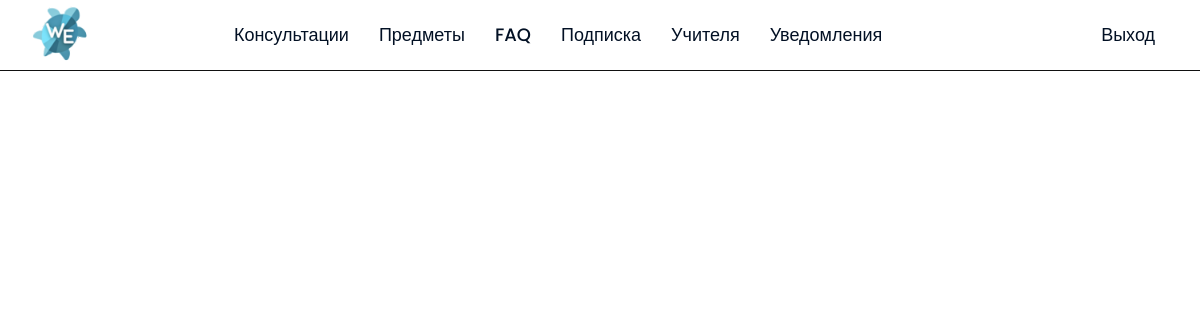
The page /notifications (signed in) on the database as committed earlier.
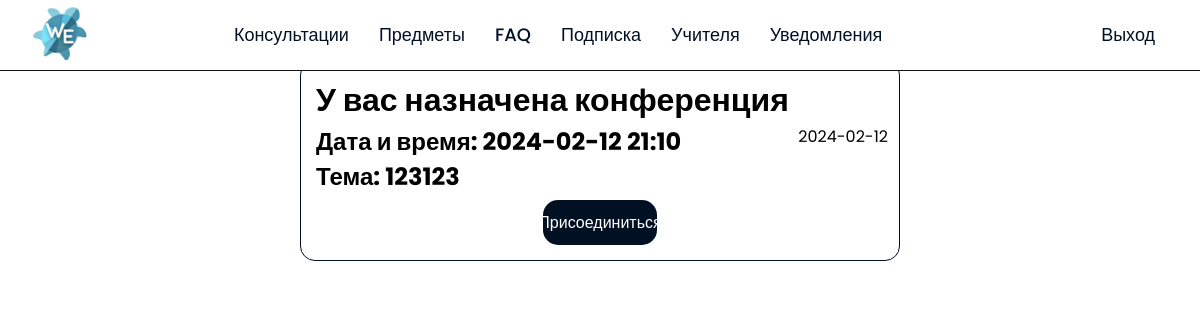
The same page on the database as committed later.
### main.py (models this page shows, shortened)
class usee(db.Model):
    id = db.Column(db.Integer, primary_key=True)
    quote = db.Column(db.String(300), nullable=False)
    topic = db.Column(db.String(100), nullable=False)
    date = db.Column(db.DateTime, default=datetime.utcnow)
    possible_days = db.Column(db.String(50), nullable=False)
    clas = db.Column(db.Integer, nullable=False)
    confirmed = db.Column(db.Integer, nullable=False)
    link = db.Column(db.String(300))
    email = db.Column(db.String(300))

### main.py (the view)
@app.route('/notifications')
@login_required
def notifications():
    use = usee.query.order_by(usee.date.desc()).all()
    return render_template('notifications.html', use=use)

### main.py (called while the page is built)
@login_manager.user_loader
def load_user(user_id):
    return User.query.get(int(user_id))

### templates/notifications.html (shortened to what this page needs)
<!doctype html>
<html lang="en">
<head>
    <link rel="stylesheet" href="static\meets.css">
</head>
<body>
    <nav>
    <div class="wrapper">
      <div class="logo"><a href="/"><img src="static\logo.png" alt=""></a></div>
      <ul class="nav-links">
        <li><a href="/meets-subj1">Консультации</a></li>
        <li>
          <a href="/subjects" class="desktop-item">Предметы</a>
        </li>
        <li><a href="/faq">FAQ</a></li>
        <li><a href="/new">Подписка</a></li>
        <li><a href="/Teachers">Учителя</a></li>
        <li><a href="/notifications">Уведомления</a></li>
      </ul>
      <ul class="nav-links">
          {% if current_user.is_authenticated %}
            <li><div><a href="/logout">Выход</a></div></li>
          {% endif %}
      </ul>
    </div>
  </nav>
    <div class="container">
        <div class="meets">
        {% for el in use %}
            {% if el.email == current_user.email and el.confirmed == 1 %}
        <div class="meet-box">
                    <h1>У вас назначена конференция</h1>
            <span class="date-conf">{{ el.date.date() }}</span>
                    <h2>Дата и время: {{ el.possible_days }}</h2>
                    <h2 class="topic">Тема: {{ el.topic }}</h2>
                    <div class="btn-get"><a href="{{ el.link }}">Присоединиться</a></div>
        </div>
            {% endif %}
        {% endfor %}
        </div>
    </div>
</body>
</html>

### static/meets.css (style rules this page uses)
* { margin: 0; padding: 0; box-sizing: border-box; font-family: 'Poppins', sans-serif; }
nav { position: fixed; z-index: 99; width: 100%; background-color: #fff; border-bottom: 1px solid #111; }
.logo img { top: 4px; width:3%; position: absolute; min-width: 60px; }
nav .wrapper { position: relative; max-width: 100%; padding: 0px 30px; height: 70px; line-height: 70px; margin: auto; display: flex; align-items: center; justify-content: space-between; }
.wrapper .logo a { color: #0c7489; font-size: 30px; font-weight: 600; text-decoration: none; }
.wrapper .nav-links { display: inline-flex; }
.nav-links li { list-style: none; }
.nav-links li a { color: #021024; text-decoration: none; font-size: 18px; font-weight: 500; padding: 9px 15px; border-radius: 5px; transition: all 0.3s ease; }
.container { display: flex; flex-direction: row; }
.meets { margin-top: 5%; margin-bottom: 2%; margin-left: 25%; display: flex; width: 50%; flex-direction: column; gap: 5vh; }
.meets span { position: absolute; display: inline; right:26%; }
.date-conf { position: absolute; display: inline; right:28%; }
.meet-box { padding: 15px; border-radius: 15px; border: 1px solid #021024; }
.btn-get { width: 20%; background-color: #021024; border: 0px; border-radius: 15px; color: #fff; height: 45px; display: flex; justify-self: center; justify-content: center; align-items: center; cursor: pointer; }
.btn-get a { text-decoration: none; color: #fff; }
.topic { margin-bottom: 1%; }

Rows that differ between the two databases and show on the page:
added usee: date "2024-02-12", possible_days "2024-02-12 21:10", topic "123123"
